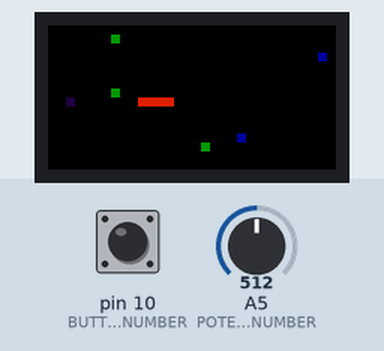
This sketch was run on a simulated Arduino Uno, built with avr-gcc and run on an emulated ATmega328P. Shown: 32×16 colour display. Inputs (shaded band) come from the test bench; at power-on: A5 (POTENTIOMETER_PIN_NUMBER) = 512, pin 10 (BUTTON_PIN_NUMBER) LOW. Random numbers use the default seed unless the sketch sets one; what the sketch prints to the serial monitor is not drawn. At 25.3 s the program stops and its outputs stay as they are.

Above: at 10.8 s.
10.9 s: A5 (POTENTIOMETER_PIN_NUMBER) set to 331
At 11.42 s:
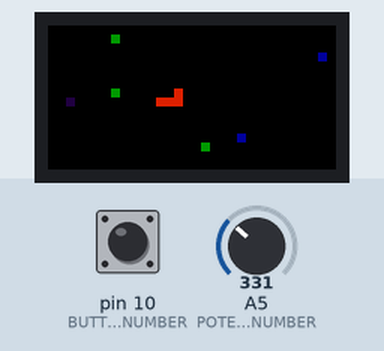
12.7 s: A5 (POTENTIOMETER_PIN_NUMBER) set to 351
At 13.03 s:
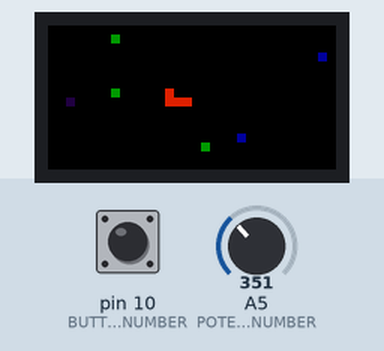
14.3 s: A5 (POTENTIOMETER_PIN_NUMBER) set to 306
At 14.64 s:
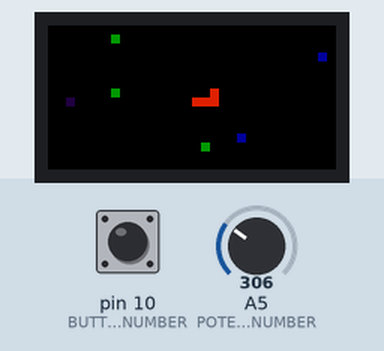
15.9 s: A5 (POTENTIOMETER_PIN_NUMBER) set to 511
At 22.6 s:
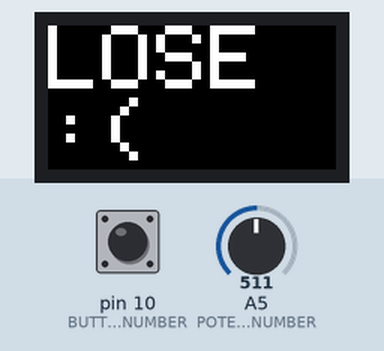
Timing chart, 0 to 24.1 s (numbered marks = the images above; inputs shaded):
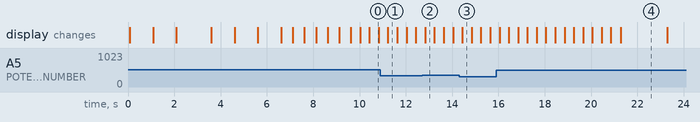

Measured:
- what the display in image 0 shows lasts 0.4 s, from 10.4 s to 10.8 s

The sketch:

snake.ino
```cpp
#include <gamma.h>
#include <RGBmatrixPanel.h>
#include <Adafruit_GFX.h>

// define the wiring of the LED screen
const uint8_t CLK = 8;
const uint8_t LAT = A3;
const uint8_t OE = 9;
const uint8_t A = A0;
const uint8_t B = A1;
const uint8_t C = A2;

// define the wiring of the inputs
const int POTENTIOMETER_PIN_NUMBER = 5;
const int BUTTON_PIN_NUMBER = 10;

// a global variable that represents the LED screen
RGBmatrixPanel matrix(A, B, C, CLK, LAT, OE, false);

// define Delay
const int SNAKE_DELAY = 400;
const int FOOD_DELAY = 100;

// define Delay
const int max_num_of_food = 6;
int max_length = 100;
int level = 1;
int overall_scores = 0;

byte x[40];
byte y[40];

int directionThresholdMin = 341;  //
int directionThresholdMax = 683;  //

// the following functions are for printing messages
void print_level();
void print_scores();
void game_over();

class Food;
class Game;


Food food_generate();

class Color {
public:
  int red;
  int green;
  int blue;
  Color() {
    red = 0;
    green = 0;
    blue = 0;
  }
  Color(int r, int g, int b) {
    red = r;
    green = g;
    blue = b;
  }
  void set(Color color) {
    red = color.red;
    green = color.green;
    blue = color.blue;
  }
  uint16_t to_333() const {
    return matrix.Color333(red, green, blue);
  }
};

const Color BLACK(0, 0, 0);
const Color RED(4, 0, 0);
const Color ORANGE(6, 1, 0);
const Color YELLOW(4, 4, 0);
const Color GREEN(0, 4, 0);
const Color BLUE(0, 0, 4);
const Color PURPLE(1, 0, 2);
const Color WHITE(4, 4, 4);
const Color LIME(2, 4, 0);
const Color AQUA(0, 4, 4);

class Food {

public:

  Food() {
    x = 0;
    y = 0;
    score = 0;
    color.set(RED);
    time = millis();
  }

  Food(int x_arg, int y_arg, int score_arg, Color color_arg) {
    x = x_arg;
    y = y_arg;
    score = score_arg;
    color.set(color_arg);
  }

  // getters
  int get_x() const {
    return x;
  }
  int get_y() const {
    return y;
  }
  int get_score() const {
    return score;
  }
  Color get_color() const {
    return color;
  }

  void draw(int x, int y, Color color) {
    matrix.drawPixel(x, y, color.to_333());
  }

  unsigned long getUnsignedTime() {
    return time;
  }

private:
  int x;
  int y;
  Color color;
  int score;
  unsigned long time;
};

// a gloabl variable used to store food
Food food[5];


class Snake {
public:

  Snake() {
    length = 4;       // Initial length of the snake
    direction = 'e';  // The snake starts moving towards the east

    // Set the initial position of the snake segments
    x[0] = 10;
    y[0] = 8;  // Head
    x[1] = 9;
    y[1] = 8;  // Second segment
    x[2] = 8;
    y[2] = 8;  // Third segment
    x[3] = 7;
    y[3] = 8;  // Tail

    time = millis();
  }

  int get_length() {
    return length;
  }

  void erase(int x, int y) {
    matrix.drawPixel(x, y, BLACK.to_333());
  }

  void move(int d_flag) {
    if ((millis() - time) > SNAKE_DELAY) {
      int copy_last_x = 0;
      int copy_last_y = 0;
      copy_last_x = x[length - 1];
      copy_last_y = y[length - 1];

      for (int i = length - 1; i > 0; i--) {
        x[i] = x[i - 1];
        y[i] = y[i - 1];
      }

      if (d_flag == 0) {
        if (direction == 'w') {
          x[0] -= 1;
          direction = 'w';
        } else if (direction == 'n') {
          y[0] -= 1;
          direction = 'n';
        } else if (direction == 'e') {
          x[0] += 1;
          direction = 'e';
        } else {
          y[0] += 1;
          direction = 's';
        }

      } else if (d_flag == 1) {  // Turn right
        if (direction == 'w') {
          y[0] -= 1;
          direction = 'n';
        } else if (direction == 'n') {
          x[0] += 1;
          direction = 'e';
        } else if (direction == 'e') {
          y[0] += 1;
          direction = 's';
        } else {
          x[0] -= 1;
          direction = 'w';
        }
      } else if (d_flag == 2) {  // Turn left
        if (direction == 'w') {
          y[0] += 1;
          direction = 's';
        } else if (direction == 'n') {
          x[0] -= 1;
          direction = 'w';
        } else if (direction == 'e') {
          y[0] -= 1;
          direction = 'n';
        } else {
          x[0] += 1;
          direction = 'e';
        }
      }

      if (collide_with_food()) {
        eat_food();
        grow();
      }

      draw();
      erase(copy_last_x, copy_last_y);

      time = millis();  // Update the time variable after the snake has moved
    }
  }


  bool collide_with_itself() {  // x_arg and y_arg is the coordinate of snake head
    bool flag = false;
    for (int i = 1; i <= length; i++) {
      if (x[i] == x[0] && y[i] == y[0]) {
        flag = true;
      }
    }
    return flag;
  }

  bool collide_with_wall() {
    bool flag = false;
    if (x[0] <= -1 || y[0] <= -1 || x[0] >= 32 || y[0] >= 16) {
      flag = true;
    }
    return flag;
  }

  bool collide_with_food() {
    for (int i = 0; i < max_num_of_food; i++) {
      if (food[i].get_x() == x[0] && food[i].get_y() == y[0]) {
        return true;
      }
    }
    return false;
  }

  void eat_food() {
    for (int i = 0; i < max_num_of_food; i++) {
      if (food[i].get_x() == x[0] && food[i].get_y() == y[0]) {
        overall_scores += food[i].get_score();
        food[i] = food_generate();
        food[i].draw(food[i].get_x(), food[i].get_y(), food[i].get_color());
        break;
      }
    }
  }

  void grow() {
    if (length < max_length) {
      length++;
      x[length - 1] = x[length - 2];
      y[length - 1] = y[length - 2];
    }
  }


  void draw() {
    for (int i = 0; i < length; i++) {
      matrix.drawPixel(x[i], y[i], ORANGE.to_333());
    }
  }

private:
  int length;
  char direction;
  unsigned long time;
};

Snake snake;

Food food_generate() {
  int flag = 0;
  int food_x = 0;
  int food_y = 0;
  while (flag == 0) {
    food_x = rand() % 32;
    food_y = rand() % 16;

    flag = 1;  // Set flag to 1 before the for loops

    for (int i = 0; i < max_num_of_food; i++) {
      if (food[i].get_x() == food_x && food[i].get_y() == food_y) {
        flag = 0;
        break;
      }
    }


    // Check for overlap with the snake only if no overlap with food
    if (flag == 1) {
      for (int i = 0; i < snake.get_length(); i++) {
        if (x[i] == food_x && y[i] == food_y) {
          flag = 0;
          break;
        }
      }
    }
    if (flag == 1) {
      if (food_x == 0 || food_x == 31 || food_y == 0 || food_y == 15) {
        flag = 0;
      }
    }
  }
  int type = rand() % 10;
  int score = 0;
  Color color;
  if (type < level) {
    color.set(PURPLE);
    score = -200;
  } else {
    type = rand() % 3;
    if (type == 0) {
      color.set(GREEN);
      score = 100;
    } else if (type == 1) {
      color.set(LIME);
      score = 200;
    } else if (type == 2) {
      color.set(BLUE);
      score = 300;
    }
  }

  Food food(food_x, food_y, score, color);

  return food;
}

class Game {
public:

  Game() {
    snake = Snake();
    level = 1;
    time = 0;
  }

  void setupGame() {
    matrix.fillScreen(BLACK.to_333());
    delay(50);
    display_status();

    for (int i = 0; i < 6; i++) {
      food[i] = food_generate();
    }

    // resetSnake();
    // Draw the snake after initializing the snake
    snake.draw();

    // Draw the food after initializing the snake
    food[0].draw(food[0].get_x(), food[0].get_y(), food[0].get_color());
    delay(500);
    food[1].draw(food[1].get_x(), food[1].get_y(), food[1].get_color());
    delay(500);
    food[2].draw(food[2].get_x(), food[2].get_y(), food[2].get_color());
    delay(500);
    food[3].draw(food[3].get_x(), food[3].get_y(), food[3].get_color());
    delay(500);
    food[4].draw(food[4].get_x(), food[4].get_y(), food[4].get_color());
    delay(500);
    food[5].draw(food[5].get_x(), food[5].get_y(), food[5].get_color());
    delay(500);
  }

  void update(int potentiometer_value, bool button_pressed) {
    if (overall_scores < 5000) {
      int d_flag = 0;
      if (directionThresholdMin <= potentiometer_value && potentiometer_value <= directionThresholdMax) {
        d_flag = 0;
      } else if (potentiometer_value > directionThresholdMax) {
        d_flag = 1;
      } else if (potentiometer_value < directionThresholdMin) {
        d_flag = 2;
      }

      snake.move(d_flag);
      Serial.print(level);


      if (snake.collide_with_itself() || snake.collide_with_wall()) {
        game_over();
        print_scores();
        exit(0);
      }

      int prev_level = level;

      if (overall_scores < 800) {
        level = 1;
      } else if (800 <= overall_scores && overall_scores < 1500) {
        level = 2;
      } else if (1500 <= overall_scores && overall_scores < 2000) {
        level = 3;
      } else if (2000 <= overall_scores && overall_scores < 2500) {
        level = 4;
      } else if (2500 <= overall_scores && overall_scores < 3000) {
        level = 5;
      }

      if (level != prev_level) {
        // Only update the food and redraw the snake when the level changes
        setupGame();
      }
    }

    else {
      game_win();
      print_scores();
      exit(0);
    }
  }

private:

  unsigned long time;

  void display_status() {
    matrix.fillScreen(BLACK.to_333());
    matrix.setCursor(0, 0);
    print_level();
    delay(1000);
    matrix.fillScreen(BLACK.to_333());
    delay(500);
    matrix.setCursor(0, 0);
    print_scores();
    delay(1000);
    matrix.fillScreen(BLACK.to_333());
  }
};

Game game;

void setup() {
  // put your setup code here, to run once:
  Serial.begin(9600);
  //randomSeed(analogRead(4));
  pinMode(BUTTON_PIN_NUMBER, INPUT);
  matrix.begin();
  game.setupGame();
}

void loop() {
  // put your main code here, to run repeatedly:
  int potentiometer_value = analogRead(POTENTIOMETER_PIN_NUMBER);
  bool button_pressed = (digitalRead(BUTTON_PIN_NUMBER) == HIGH);
  game.update(potentiometer_value, button_pressed);
}

void print_level() {
  matrix.setCursor(0, 0);
  matrix.print("Level:");
  delay(1000);
  matrix.print(level);
  delay(1000);
  matrix.fillScreen(BLACK.to_333());
}

void print_scores() {
  matrix.setCursor(0, 0);
  matrix.print("Score:");
  delay(1000);
  matrix.print(overall_scores);
  delay(1000);
  matrix.fillScreen(BLACK.to_333());
}

void game_over() {
  matrix.fillScreen(BLACK.to_333());
  matrix.setCursor(0, 0);
  matrix.println("LOSE");
  matrix.print(":(");
  delay(2000);
  matrix.fillScreen(BLACK.to_333());
}

void game_win() {
  matrix.fillScreen(BLACK.to_333());
  matrix.setCursor(0, 0);
  matrix.print("WIN! :)");
  delay(20000);
  matrix.fillScreen(BLACK.to_333());
}
```
